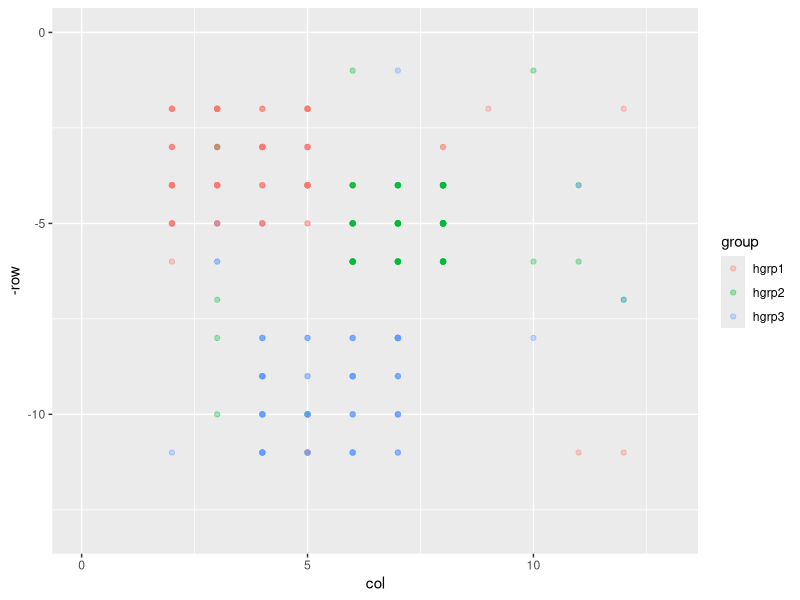
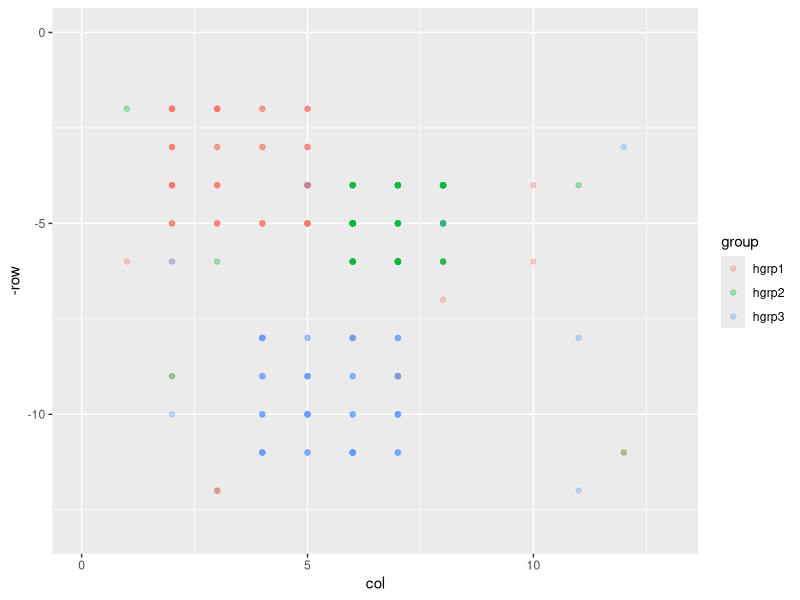
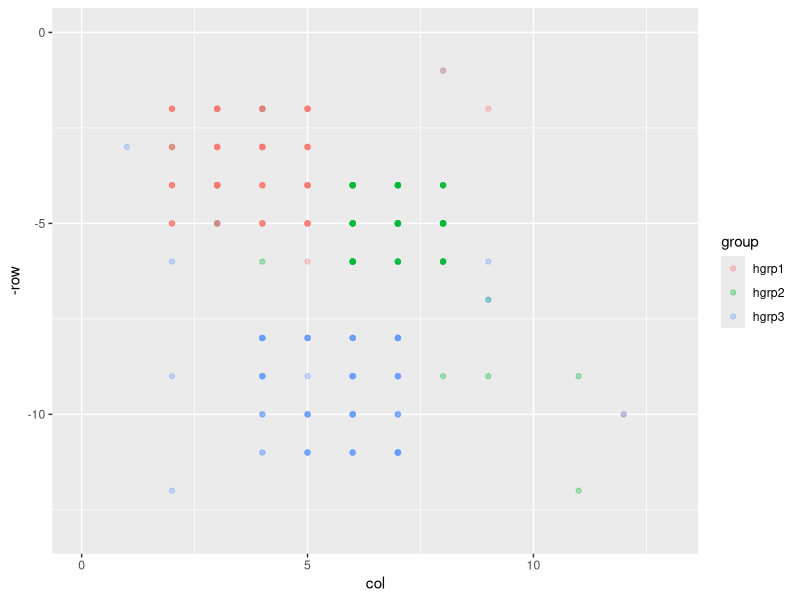
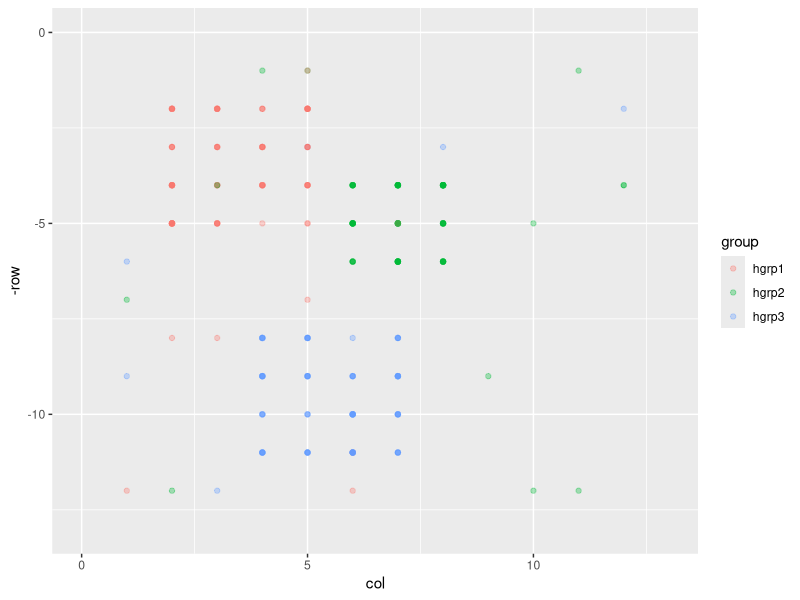
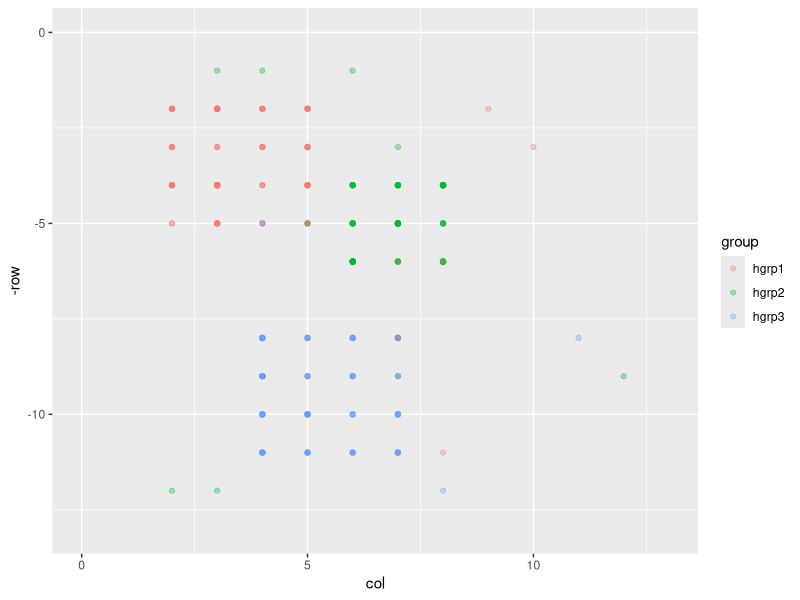
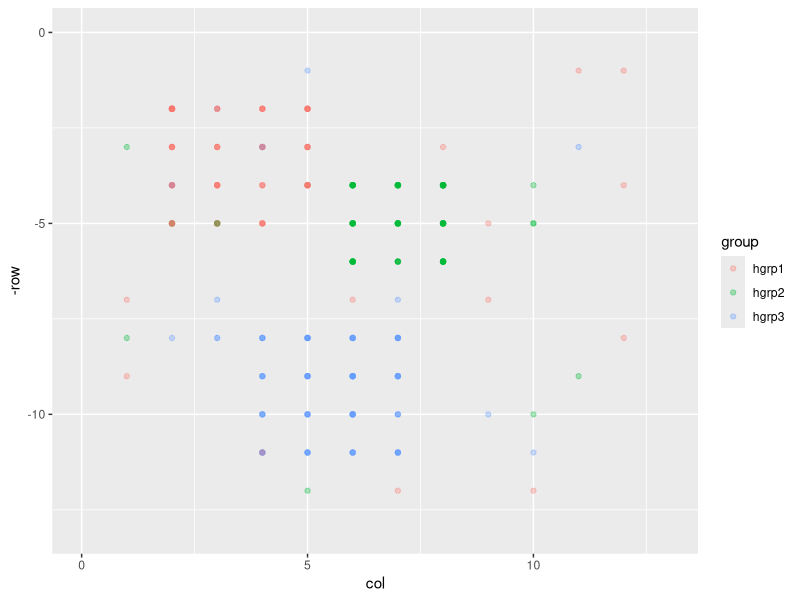
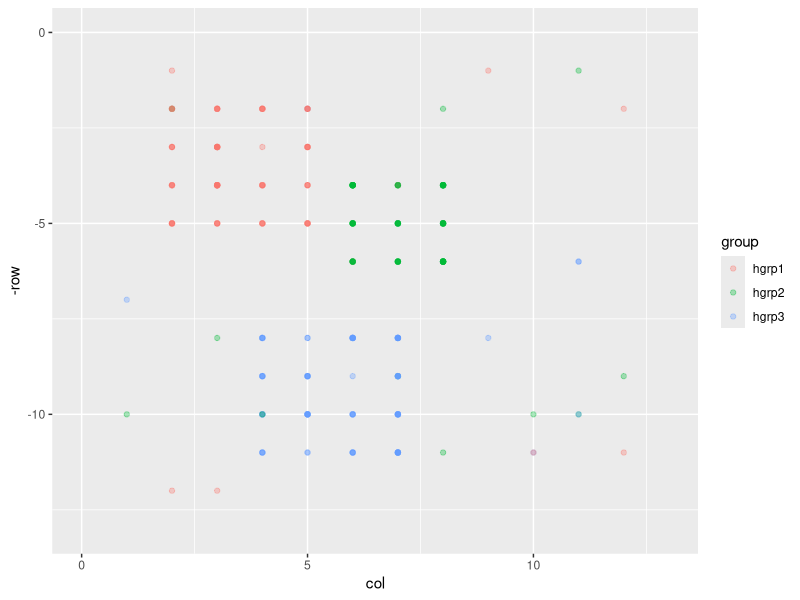
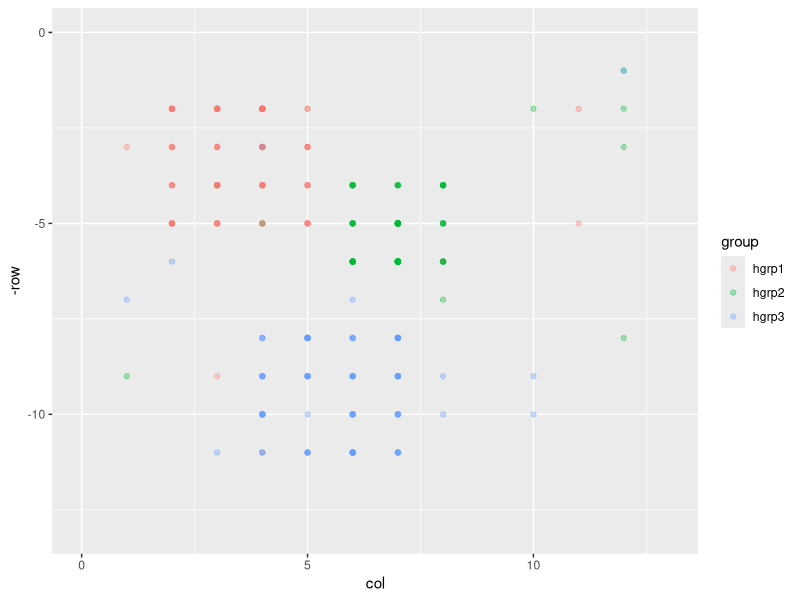

Write the R code that produced these figures, in order. (Note: a time limit stopped this script after it produced the figures.)
require(dplyr)
require(ggplot2)

"
We construct an Agent Based Model (ABM), partitioning the agents into N+1
groups: N hostile groups; 1 police group. At each timestep (tick), each 
agent will move according to a probability distribution on the ABM lattice
constructed below. When agents from different hostile groups are within a 
certain radius of each other, they will decide whether or not to act hostile
towards each other, which roughly can be described as: if as police agent is 
near, no hostility will take place; however, if no police agent is near then 
the opposing agents will sample from a Bernoulli distribution (with distribution
dependent on previous hostilities between these groups) and decide whether to
enact a hostility on the opposing group based on the sampling. 
"

################################################################################
############################ GRID LATTICE CONSTRUCTION #########################
"
In this section we house a few useful functions for creating the grid lattice on 
which the agents list, and defining metrics on this lattice, which is where are
used in determination of neighbors to a given agent and potentially affecting the
movement distribution of each agent. 

Some conventions and notes:
- Each node on the lattice will be referred to as a 'block'
- The lattice is conceptualized as a two-column matrix where adjacent blocks (nodes)
     are then realized as adjacent entries within this matrix. For example, 
     with a very simple square grid having only four blocks, the grid would be 
     conceptualized as a square 2x2 matrix.
- Each hostile group is given a neighborhood on the lattice, which is stored as 
     a collection of row/col numbers referring to the row/column that neighborhood
     inhabits of the grid matrix. 
- Based on a tunable radius (see NEARBY_RADIUS), two agents on the grid will 
     be considered interacting neighbors if the distance (see BlcBlcDist) between
     them is below this radius. Brute force calculations of nearest neighbors is 
     computationally expensive, so to speed this up, when the grid is created and
     a nearby radius determined, we create the list NEARBY_LIST, with each block 
     corresponding to a list entry which containing the adjacent blocks within the 
     radius. While this uses more memory, it dramatically speeds up the calcuations 
     (e.g., the brute force HostilityUpdater_old is ~60x slower than this newer 
     technique used in HostilityUpdater). 
"

RectNbhdMaker <- function( tl_br ){
"
RectNbhdMaker: Creates a matrix of coordinates of a rectangular region specified by inputs. 

- input: tl_br = a numeric 4-vector where the first entry is the top-left row number,
     the second is the top-left col number, the third is the bottom-right row number, 
     and the fourth is the bottom-right column number. tl_br = c( tlr, tlc, brr, brc )

- output: A two-column matrix with the first column being the row-numbers and the second
     being the corresponding column numbers for the lattice region contained within the 
     passed top-left & bottom-right numbers.
"
        tlr = tl_br[1]
        tlc = tl_br[2]
        brr = tl_br[3]
        brc = tl_br[4]
        rlen <- brr - tlr + 1
        clen <- brc - tlc + 1
        nbh <- matrix( c(rep( tlr:brr, each=clen ), rep(tlc:brc, times = rlen)), ncol = 2 )
        colnames(nbh) <- c("row","col")
        return( nbh )
}

GridMaker <- function( nrows, ncols ){
"
GridMaker: Creates a rectangular lattice matrix starting at row=1, col=1 with dimensions specified by inputs.

- input: two integer values nrows, ncols which specify the number of rows and columns, resp., to use
     when making the lattice.

- output: A two-column matrix with the first column being the row-numbers and the second being the 
     corresponding column-numbers for the lattice grid starting at top-left: (row,col)=(1,1) and 
     convering the lattice points with bottom-right: (row,col)=(nrow,ncol). 
"
     return( RectNbhdMaker( c(topl_row = 1, topl_col = 1, botr_row = nrows, botr_col = ncols)) )
}



######### GRID METRICS 
# distance between blocks
BlcBlcDist <- function( b1, b2 ){
        return( max( abs(b1[1]-b2[1]), abs(b1[2] - b2[2]) ) )
}
# distance between a block and a nbhd
BlcNbhdDist <- function( b, nbhd_coords ){
        return( min( apply( X=nbhd_coords, FUN=function(x){ BlcBlcDist( x,b ) }, MARGIN=1 ) ) )
}
# distance between two nbhds
NbhdNbhdDist <- function( nbhd_coords1, nbhd_coords2 ){
        return( min( apply( nbhd_coords1, MARGIN=1, FUN=function(x){ BlcNbhdDist( x, nbhd_coords2 ) } ) ) )
}
#tests if two blocks are neighbors 
AreNeighbors <- function( b1, b2, radius ){
     return( BlcBlcDist(b1,b2) <= radius )
}

# create a list containing areas of the grid which we search for neighbors 
NearbyListNameMaker <- function( blc ){ 
     #helper function to give consistent list names in ConstructNearbyList 
     #and elsewhere when we need to grab elements from the list
     return( paste0("r",blc[1],"_c",blc[2]) ) 
}
ConstructNearbyList <- function( grid_layout, nearby_radius ){
     nearby_list <- list()
     for( i in 1:nrow(grid_layout) ){
          bi <- as.matrix( grid_layout[ i, c('row','col') ] )
          ci <- NearbyListNameMaker(bi)
          nearby_list[[ci]] <- list( centroid = bi, nearby = bi )
     }
     nombres <- names(nearby_list)
     n_noms <- length(nombres)
     for( i in 1:(n_noms-1) ){
          ci <- nombres[ i ]
          bi <- nearby_list[[ci]]$centroid
          for( j in (i+1):n_noms ){
               cj <- nombres[ j ]
               bj <- nearby_list[[cj]]$centroid
               if( AreNeighbors(bi,bj,nearby_radius) ){
                    nearby_list[[ci]]$nearby <- rbind(nearby_list[[ci]]$nearby, bj)
                    cj <- NearbyListNameMaker( bj )
                    nearby_list[[cj]]$nearby <- rbind(nearby_list[[cj]]$nearby, bi)
               }
          }
     }
     return(nearby_list)
}


########### INITIALIZATION STUFF
SymMatrixMaker <- function( names, init_val ){
        n <- length(names)
        mat <- matrix( rep( init_val, times = n*n ), nrow = n, ncol = n )
        colnames( mat ) <- names
        rownames( mat ) <- names
        return(mat)
}

AngerMatrixInit <- function( names, min_anger ){
        mat <- SymMatrixMaker( names, min_anger )
        #zeros down the diagonal (no anger within same group)
        mat[ row(mat) == col(mat) ] <- 0
        return(mat)
}

HostilityMatrixInit <- function( names ){
        # initialize so that every group has no hostilities against each other
        return( SymMatrixMaker(names, init_val = 0) )
}

AreaPMFInit <- function( group_names,
                         area_names,
                         grid_layout,
                         within_grp_p = 0.7, 
                         opposing_grp_p = 0.1,
                         ether_p = 0.2){
        area_pmf <- SymMatrixMaker( area_names, init_val = ether_p )
        for( from_grp in group_names ){
                movement_factor <- numeric()
                for( to_grp in group_names ){
                        if( from_grp == to_grp ){
                                area_pmf[from_grp,to_grp] <- within_grp_p
                        }
                        else{
                             from_nbhd <- as.matrix(grid_layout[grid_layout$area == from_grp, ][,c('row','col')])
                             to_nbhd <- as.matrix(grid_layout[grid_layout$area == to_grp, ][,c('row','col')])
                             movement_factor[to_grp] <- 1.0 / NbhdNbhdDist( from_nbhd, to_nbhd )
                        }
                }
                movement_factor <- opposing_grp_p * movement_factor / sum(movement_factor)
                area_pmf[from_grp, names(movement_factor)] <- movement_factor
        }
        return(area_pmf)
}

rviolence <- function( n = 1, 
                       max_violence = 9, 
                       min_violence = 1, 
                       mean_violence = 3,
                       scale = 0.1 ){
        # Generate random violence factors for the agents
        # currently we generate from a binomial-like distribution
        N <- max_violence - min_violence
        binom_mean <- mean_violence - min_violence
        p <- binom_mean / N
        x <- rbinom( n = n, size = N, prob = p)
        
        return( scale * (x + min_violence ) )
}

###### GROUP NEIGHBOR INTERACTION STUFF
AngerCalculator <- function( n_hostilities, prev_anger, min_anger ){
     
     if( n_hostilities == 0 ){
          forget_fac <- 0.9
          prev_fac <- prev_anger * forget_fac
          return( max( prev_fac, min_anger ) )
     }
     else if( n_hostilities == 1 ){
          hostility_fac <- 0.5
     }
     else if( n_hostilities == 2){
          hostility_fac <- 0.75
     }
     else if( n_hostilities >= 3){
          hostility_fac <- 1.0
     }
     
     return( hostility_fac + (1 - hostility_fac) * prev_anger )
     
}

AngerMatrixUpdater <- function( anger_matrix, hostility_matrix, min_anger ){
        n <- nrow(hostility_matrix)
        for( i in 1:n ){
                for( j in 1:n ){
                     if( i!=j ){
                          # note j,i vs i,j below: that way host&tens matrices are aligned the same: row=to, col=from
                          anger_matrix[i,j] <- AngerCalculator( hostility_matrix[j,i], anger_matrix[i,j], min_anger )
                     }
                }
        }
        return( anger_matrix )
}


TensionCalculator <- function( grp1, grp2, anger_matrix ){
        # given the asymmetric anger_matrix, return the symmetric tension between groups
     return( anger_matrix[grp1,grp2])
        return( max(anger_matrix[grp1,grp2], anger_matrix[grp2,grp1]) )
}

ShootDecision <- function( perp_grp, perp_viol, vict_grp, anger_matrix, lam ){
     grp_tens <- TensionCalculator( perp_grp, vict_grp, anger_matrix )
     p_shoot <- 1 - exp(- lam * (perp_viol * grp_tens))
     return( sample( c(TRUE,FALSE), size = 1, prob = c(p_shoot,1-p_shoot) ) )
}

HostilesNotNearAuthority <- function( authority_df, hostiles_df, nearby_radius ){
     ret_rows <- rep(TRUE, times = nrow(hostiles_df) )
     for( officer_n in seq_len(nrow(authority_df)) ){
          officer_b <- authority_df[officer_n, c('row','col')]
          for( hostile_n in seq_len(nrow(hostiles_df)) ){
               hostile_b <- hostiles_df[hostile_n, c('row','col') ]
               if( BlcBlcDist(officer_b, hostile_b) <= nearby_radius ){
                    ret_rows[hostile_n] <- FALSE
               }
          }
     }
     return( hostiles_df[ret_rows, ] )
}

#_old implies outdated and not used
HostilityUpdater_old <- function( hostility_record_df,
                              hostiles_df, 
                              authority_df,
                              anger_matrix,
                              current_timestep,
                              nearby_radius,
                              lam ){
     
     # step 1: remove consideration of hostile agents near police
     use_hostiles <- HostilesNotNearAuthority( authority_df, hostiles_df, nearby_radius )
     # step 2:
     rem_groups <- unique( as.character(use_hostiles$group) )
     # step 3:
     if( length(rem_groups) <= 1 ){ return(hostility_record_df) }
     for( grp in rem_groups ){
          perps_l <- use_hostiles$group == grp
          perps <- use_hostiles[ perps_l, ]
          victs <- use_hostiles[ !perps_l, ]
          for( perp_n in seq_len(nrow(perps)) ){
               perp <- perps[ perp_n, ]
               for( vict_n in seq_len(nrow(victs)) ){
                    vict <- victs[vict_n, ]
                    # check if perp and vict are neighbors
                    if( BlcBlcDist(b1 = perp[c('row','col')], 
                                   b2 = vict[c('row','col')]) <= nearby_radius ){
                         # if so, decide if perp shoots at vict
                         perp_grp <- as.character(perp$group)
                         vict_grp <- as.character(vict$group)
                         if( ShootDecision(perp_grp = perp_grp, 
                                           perp_viol = perp$violence_fac, 
                                           vict_grp = vict_grp, 
                                           anger_matrix = anger_matrix,
                                           lam = lam) ){
                              new_row <- data.frame( time = current_timestep, 
                                                     perp_grp = perp_grp,
                                                     vict_grp = vict_grp,
                                                     row = perp$row,
                                                     col = perp$col )
                              hostility_record_df <- rbind( hostility_record_df, new_row )
                         }
                    }
               }
          }
     }
     
     return( hostility_record_df )
}


HostilityUpdater <- function( current_timestep,
                              hostility_record_df, 
                              hostiles_df, 
                              authority_df, 
                              nearby_list,
                              anger_matrix,
                              lam ){
     agents_nearby <- function( agents_rc_mat, nearby_mat ){
          return( apply(agents_rc_mat, MARGIN = 1, 
                        FUN = function(row1){ 
                                             any( apply(nearby_mat, 1, function(row2){ all(row1 == row2) }) ) 
                                            }
                       ) 
                )
     }
     
     hostiles_mat <- as.matrix( hostiles_df[c('row','col')] )
     
     to_ignore_cent_names <- apply( as.matrix( unique( authority_df[ c('row','col')] ) ), 
                                    MARGIN = 1,
                                    FUN = NearbyListNameMaker )
     to_ignore <- NULL
     for( cent in to_ignore_cent_names ){
          to_ignore <- rbind( to_ignore, nearby_list[[cent]]$nearby )
     }
     
     if(!is.null(to_ignore)){
          to_ignore_names <- apply( unique( to_ignore ), 
                                    MARGIN = 1,
                                    FUN = NearbyListNameMaker )
          
     }else{ to_ignore_names <- NULL }
     to_use_cent_names <- apply( unique( hostiles_mat ) , 
                                 MARGIN = 1,
                                 FUN = NearbyListNameMaker )
     to_use_cent_names <- setdiff( to_use_cent_names, to_ignore_names )
     for( cent in to_use_cent_names ){
          nls <- nearby_list[[cent]]
          cent_who <- apply( hostiles_mat, MARGIN = 1, FUN = function( row ){ all( row == nls$centroid ) } )
          near_who <- agents_nearby( hostiles_mat, nls$nearby )
          cent_hosts <- hostiles_df[ cent_who, ]
          near_hosts <- hostiles_df[ near_who, ]
          cent_grps <- unique( cent_hosts$group )
          near_grps <- unique( near_hosts$group )
          if( length(near_grps) <= 1 ) next
          for( perp_grp in cent_grps ){
               perps <- cent_hosts[ cent_hosts$group == perp_grp, ]
               victs <- near_hosts[ near_hosts$group != perp_grp, ]
               for( perp_n in seq_len(nrow(perps)) ){
                    perp <- perps[perp_n, ]
                    for( vict_n in seq_len(nrow(victs)) ){
                         vict <- victs[vict_n, ]
                         if( ShootDecision(perp_grp = perp$group, 
                                           perp_viol = perp$violence_fac, 
                                           vict_grp = vict$group, 
                                           anger_matrix = anger_matrix,
                                           lam = lam) ){
                              new_row <- data.frame( time = current_timestep, 
                                                     perp_grp = perp$group,
                                                     vict_grp = vict$group,
                                                     row = perp$row,
                                                     col = perp$col )
                              hostility_record_df <- rbind( hostility_record_df, new_row )
                         }
                    }
               }
          }
     }
     return( hostility_record_df )
}

HostilityMatrixMaker <- function( group_names, hostility_record_df, timestep ){
     hostility_matrix <- SymMatrixMaker(names = group_names, init_val = 0)
     hostilities <- hostility_record_df[ hostility_record_df$time == timestep, ] %>%
                    group_by( perp_grp, vict_grp ) %>%
                    summarise( n = n() )
     for( rown in seq_len(nrow(hostilities)) ){
          pgrp <- as.character(hostilities[rown, ]$perp_grp)
          vgrp <- as.character(hostilities[rown, ]$vict_grp)
          n <- as.numeric(hostilities[rown, ]$n)
          hostility_matrix[ pgrp, vgrp ] <- n
     }
     return(hostility_matrix)
}


############### MOVEMENT FUNCTIONS

SingleAgentMoveUpdater <- function( agent, area_names, grid_layout ){
     # step 1: choose which area to move to based on pmf
     area <- sample( area_names, size = 1, prob = agent[ area_names ])
     # step 2: choose where inside that area to move
     # currently set to uniform, but can change
     idxs <- as.numeric(rownames(grid_layout[grid_layout$area == area, ]))
     idx <- sample( idxs, size = 1 )
     # step 3: return the location
     return( c( row = grid_layout[idx,'row'], col = grid_layout[idx, 'col'] ) )
}

MoveUpdater <- function( agent_df, area_names, grid_layout ){
     for( i in 1:nrow(agent_df) ){
          move <- SingleAgentMoveUpdater( agent_df[i, ], area_names, grid_layout )
          agent_df[i, 'row'] <- move['row']
          agent_df[i, 'col'] <- move['col']
     }
     return( agent_df )
}

############### CONSTRUCTION 

GRID <- GridMaker( nrows = 12, ncols = 12 )
     #RectNbhdMaker(c(topl_row = 1, topl_col = 1, botr_row = 12, botr_col = 12))

MIN_ANGER = 0.1 # minimal anger between hostile groups
NEARBY_RADIUS <- 1 # = n => check current block + all blocks within distance of n

HOSTILES <- list(
     hgrp1 = list( nbhd = RectNbhdMaker(c(topl_row = 2, topl_col = 2, botr_row = 5, botr_col = 5)),
                   agents = list(
                        standard = list(
                             n = 100,
                             area_pmf = numeric()
                             ),
                        attack = list(
                             n = 0,
                             area_pmf = numeric()
                             )
                        )
                   ),
     hgrp2 = list( nbhd = RectNbhdMaker(c(topl_row = 4, topl_col = 6, botr_row = 6, botr_col = 8)),
                   agents = list(
                        standard = list(
                             n = 100,
                             area_pmf = numeric()
                             ),
                        attack = list(
                             n = 0,
                             area_pmf = numeric()
                             )
                        )
                   ),
     hgrp3 = list( nbhd = RectNbhdMaker(c(topl_row = 8, topl_col = 4, botr_row = 11, botr_col = 7)),
                   agents = list(
                        standard = list(
                             n = 100,
                             area_pmf = numeric()
                        ),
                        attack = list(
                             n = 0,
                             area_pmf = numeric()
                        )
                   )
     )    
)

HOSTILES_NAMES <- names(HOSTILES)

area <- character()
row <- numeric()
col <- numeric()
for( hgn in HOSTILES_NAMES ){
     nbhd <- HOSTILES[[hgn]]$nbhd
     area <- c(area, rep(hgn, times = nrow(nbhd)))
     row <- c(row, nbhd[,'row'])
     col <- c(col, nbhd[,'col'])
}
GRID_LAYOUT <- data.frame( area = area, row = row, col = col)
rm( nbhd, area, row, col ) #cleanup

ether <- GRID
for( hgn in HOSTILES_NAMES ){
     ether <- ether[apply( ether, MARGIN = 1, FUN = function(x){ !all(is.element(x,GRID_LAYOUT[[hgn]])) } ),]
}
if(nrow(ether) > 0){
     GRID_LAYOUT <- rbind(GRID_LAYOUT, 
                          data.frame( area = rep('ether', times = nrow(ether)), row = ether[,'row'], col = ether[,'col'] ))
}
rm( ether ) #cleanup
AREA_NAMES <- unique(as.character(GRID_LAYOUT$area))
AREA_NAMES

group <- character()
agent_class <- character()
for( hgn in HOSTILES_NAMES ){
     agent_types <- names( HOSTILES[[hgn]]$agents )
     for( atype in agent_types ){
          n <- HOSTILES[[hgn]]$agents[[atype]]$n
          group <- c(group, as.character(rep(hgn, times = n)))
          agent_class <- c(agent_class, as.character(rep(atype, times = n)))
     }
}
HOSTILES_DF <- data.frame( group = group, agent_class = agent_class)

apmf <- AreaPMFInit( group_names = HOSTILES_NAMES, 
                     area_names = AREA_NAMES,
                     grid_layout = GRID_LAYOUT,
                     within_grp_p = 0.90,
                     opposing_grp_p = 0.01,
                     ether_p = 0.09 )
HOSTILES_DF <- merge( HOSTILES_DF, as.data.frame( apmf ), by.x = "group", by.y = 0 )
v <- rviolence( n = nrow(HOSTILES_DF) )
HOSTILES_DF$violence_fac <- v
rm( group, agent_class, agent_types, hgn, atype, n, apmf, v ) #cleanup

#Look at 15 random agents from HOSTILES_DF
HOSTILES_DF[sort(sample(1:nrow(HOSTILES_DF), size = 15)), ]

AUTHORITY_DF <- data.frame()

ANGER_MATRIX <- AngerMatrixInit(names = HOSTILES_NAMES, min_anger = MIN_ANGER)



NEARBY_LIST <- ConstructNearbyList( GRID_LAYOUT, NEARBY_RADIUS )





HOSTILITY_RECORD_DF <- data.frame( time = numeric(), 
                                   perp_grp = character(), 
                                   vict_grp = character(), 
                                   row = numeric(),
                                   col = numeric() )

tot_steps <- 150

for( timestep in seq_len( tot_steps ) ){
     HOSTILES_DF <- MoveUpdater( HOSTILES_DF, area_names = AREA_NAMES, grid_layout = GRID_LAYOUT)
     print( ggplot( data = HOSTILES_DF[sample(rownames(HOSTILES_DF), size = nrow(HOSTILES_DF)), ], 
                    aes( x = col, y = -row, col=group ),   ) +
                 geom_point(alpha = 0.33) +
                 coord_cartesian( xlim = c(0,13), ylim=c(-13,0)) 
     )
     HOSTILITY_RECORD_DF <- HostilityUpdater(  current_timestep = timestep,
                                               hostility_record_df = HOSTILITY_RECORD_DF,
                                               hostiles_df = HOSTILES_DF, 
                                               authority_df = matrix(),
                                               nearby_list = NEARBY_LIST,
                                               anger_matrix = ANGER_MATRIX,
                                               lam=0.002)
     HOSTILITY_MATRIX <- HostilityMatrixMaker(group_names = HOSTILES_NAMES, 
                                              hostility_record_df = HOSTILITY_RECORD_DF, 
                                              timestep = timestep)
     

     ANGER_MATRIX <- AngerMatrixUpdater(hostility_matrix = HOSTILITY_MATRIX, 
                                        anger_matrix = ANGER_MATRIX, 
                                        min_anger = MIN_ANGER )
     print( sprintf("Time step: %d",timestep) )
     print("Hostility Matrix:")
     print(HOSTILITY_MATRIX)
     print("Anger Matrix:")
     print(ANGER_MATRIX)
     print("--------------------------------")
     
}

shots <- HOSTILITY_RECORD_DF %>% group_by( time ) %>% summarise( n = n() )
tdf <- data.frame(time = 1:tot_steps, n = 0)
tdf[shots$time,'n'] <- shots$n
shots <- tdf
ggplot( shots, aes(x = time, y = n) ) + geom_line()
